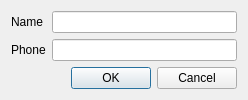
<?xml version="1.0" encoding="UTF-8"?>
<ui version="4.0">
 <class>Dialog</class>
 <widget class="QDialog" name="Dialog">
  <property name="geometry">
   <rect>
    <x>0</x>
    <y>0</y>
    <width>248</width>
    <height>88</height>
   </rect>
  </property>
  <property name="windowTitle">
   <string>Contact Details</string>
  </property>
  <layout class="QGridLayout" name="gridLayout">
   <item row="0" column="0">
    <layout class="QFormLayout" name="formLayout">
     <item row="0" column="0">
      <widget class="QLabel" name="lb_name">
       <property name="text">
        <string>Name</string>
       </property>
      </widget>
     </item>
     <item row="1" column="0">
      <widget class="QLabel" name="lb_phone">
       <property name="text">
        <string>Phone</string>
       </property>
      </widget>
     </item>
     <item row="0" column="1">
      <widget class="QLineEdit" name="name"/>
     </item>
     <item row="1" column="1">
      <widget class="QLineEdit" name="phone"/>
     </item>
    </layout>
   </item>
   <item row="1" column="0">
    <widget class="QDialogButtonBox" name="buttonBox">
     <property name="standardButtons">
      <set>QDialogButtonBox::Cancel|QDialogButtonBox::Ok</set>
     </property>
     <property name="centerButtons">
      <bool>false</bool>
     </property>
    </widget>
   </item>
  </layout>
 </widget>
 <tabstops>
  <tabstop>name</tabstop>
  <tabstop>phone</tabstop>
  <tabstop>buttonBox</tabstop>
 </tabstops>
 <resources/>
 <connections/>
</ui>
